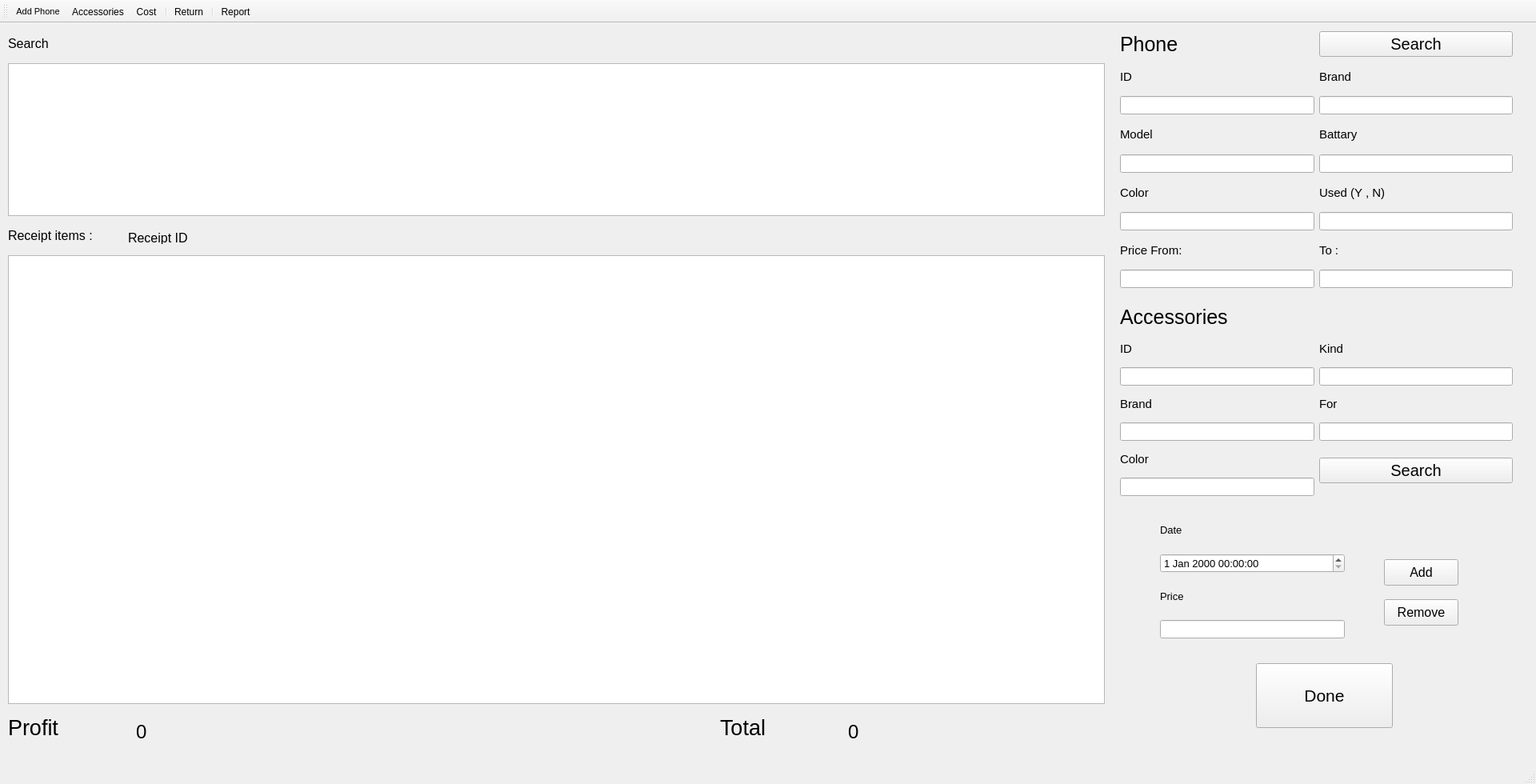
<?xml version="1.0" encoding="UTF-8"?>
<ui version="4.0">
 <class>MainWindow</class>
 <widget class="QMainWindow" name="MainWindow">
  <property name="geometry">
   <rect>
    <x>0</x>
    <y>0</y>
    <width>1920</width>
    <height>980</height>
   </rect>
  </property>
  <property name="minimumSize">
   <size>
    <width>1920</width>
    <height>980</height>
   </size>
  </property>
  <property name="windowTitle">
   <string>El Ma7al</string>
  </property>
  <widget class="QWidget" name="centralwidget">
   <widget class="QListWidget" name="listWidget">
    <property name="geometry">
     <rect>
      <x>10</x>
      <y>50</y>
      <width>1371</width>
      <height>191</height>
     </rect>
    </property>
   </widget>
   <widget class="QListWidget" name="listWidget_2">
    <property name="geometry">
     <rect>
      <x>10</x>
      <y>290</y>
      <width>1371</width>
      <height>561</height>
     </rect>
    </property>
   </widget>
   <widget class="QLabel" name="label">
    <property name="geometry">
     <rect>
      <x>900</x>
      <y>850</y>
      <width>141</width>
      <height>61</height>
     </rect>
    </property>
    <property name="font">
     <font>
      <pointsize>20</pointsize>
     </font>
    </property>
    <property name="text">
     <string>Total</string>
    </property>
    <property name="scaledContents">
     <bool>false</bool>
    </property>
   </widget>
   <widget class="QLabel" name="label_Rec_Total">
    <property name="geometry">
     <rect>
      <x>1060</x>
      <y>860</y>
      <width>301</width>
      <height>51</height>
     </rect>
    </property>
    <property name="font">
     <font>
      <pointsize>18</pointsize>
     </font>
    </property>
    <property name="text">
     <string>0</string>
    </property>
   </widget>
   <widget class="QPushButton" name="pushButton_4">
    <property name="geometry">
     <rect>
      <x>1570</x>
      <y>800</y>
      <width>171</width>
      <height>81</height>
     </rect>
    </property>
    <property name="font">
     <font>
      <pointsize>16</pointsize>
     </font>
    </property>
    <property name="text">
     <string>Done</string>
    </property>
   </widget>
   <widget class="QLabel" name="label_18">
    <property name="geometry">
     <rect>
      <x>10</x>
      <y>10</y>
      <width>71</width>
      <height>31</height>
     </rect>
    </property>
    <property name="font">
     <font>
      <pointsize>12</pointsize>
     </font>
    </property>
    <property name="text">
     <string>Search</string>
    </property>
   </widget>
   <widget class="QLabel" name="label_19">
    <property name="geometry">
     <rect>
      <x>10</x>
      <y>250</y>
      <width>171</width>
      <height>31</height>
     </rect>
    </property>
    <property name="font">
     <font>
      <pointsize>12</pointsize>
     </font>
    </property>
    <property name="text">
     <string>Receipt items : </string>
    </property>
   </widget>
   <widget class="QLabel" name="label_Rec_Id">
    <property name="geometry">
     <rect>
      <x>160</x>
      <y>260</y>
      <width>101</width>
      <height>16</height>
     </rect>
    </property>
    <property name="font">
     <font>
      <pointsize>12</pointsize>
     </font>
    </property>
    <property name="text">
     <string>Receipt ID</string>
    </property>
   </widget>
   <widget class="QWidget" name="layoutWidget">
    <property name="geometry">
     <rect>
      <x>1400</x>
      <y>10</y>
      <width>491</width>
      <height>321</height>
     </rect>
    </property>
    <layout class="QGridLayout" name="gridLayout">
     <item row="6" column="0">
      <widget class="QLineEdit" name="lineEdit_Color">
       <property name="font">
        <font>
         <pointsize>10</pointsize>
        </font>
       </property>
      </widget>
     </item>
     <item row="4" column="0">
      <widget class="QLineEdit" name="lineEdit_Model">
       <property name="font">
        <font>
         <pointsize>10</pointsize>
        </font>
       </property>
      </widget>
     </item>
     <item row="3" column="0">
      <widget class="QLabel" name="label_6">
       <property name="font">
        <font>
         <pointsize>11</pointsize>
        </font>
       </property>
       <property name="text">
        <string>Model</string>
       </property>
      </widget>
     </item>
     <item row="3" column="1">
      <widget class="QLabel" name="label_5">
       <property name="font">
        <font>
         <pointsize>11</pointsize>
        </font>
       </property>
       <property name="text">
        <string>Battary</string>
       </property>
      </widget>
     </item>
     <item row="5" column="1">
      <widget class="QLabel" name="label_7">
       <property name="font">
        <font>
         <pointsize>11</pointsize>
        </font>
       </property>
       <property name="text">
        <string>Used (Y , N)</string>
       </property>
      </widget>
     </item>
     <item row="7" column="1">
      <widget class="QLabel" name="label_21">
       <property name="font">
        <font>
         <pointsize>11</pointsize>
        </font>
       </property>
       <property name="text">
        <string>To :</string>
       </property>
      </widget>
     </item>
     <item row="4" column="1">
      <widget class="QLineEdit" name="lineEdit_Battary">
       <property name="font">
        <font>
         <pointsize>10</pointsize>
        </font>
       </property>
      </widget>
     </item>
     <item row="7" column="0">
      <widget class="QLabel" name="label_20">
       <property name="font">
        <font>
         <pointsize>11</pointsize>
        </font>
       </property>
       <property name="text">
        <string>Price From:</string>
       </property>
      </widget>
     </item>
     <item row="8" column="1">
      <widget class="QLineEdit" name="lineEdit_Price_To">
       <property name="font">
        <font>
         <pointsize>10</pointsize>
        </font>
       </property>
      </widget>
     </item>
     <item row="8" column="0">
      <widget class="QLineEdit" name="lineEdit_Price_From">
       <property name="font">
        <font>
         <pointsize>10</pointsize>
        </font>
       </property>
      </widget>
     </item>
     <item row="1" column="1">
      <widget class="QLabel" name="label_4">
       <property name="font">
        <font>
         <pointsize>11</pointsize>
        </font>
       </property>
       <property name="text">
        <string>Brand</string>
       </property>
      </widget>
     </item>
     <item row="6" column="1">
      <widget class="QLineEdit" name="lineEdit_Used">
       <property name="font">
        <font>
         <pointsize>10</pointsize>
        </font>
       </property>
      </widget>
     </item>
     <item row="0" column="0">
      <widget class="QLabel" name="label_9">
       <property name="font">
        <font>
         <pointsize>19</pointsize>
         <weight>50</weight>
         <bold>false</bold>
        </font>
       </property>
       <property name="text">
        <string>Phone</string>
       </property>
      </widget>
     </item>
     <item row="1" column="0">
      <widget class="QLabel" name="label_3">
       <property name="font">
        <font>
         <pointsize>11</pointsize>
        </font>
       </property>
       <property name="text">
        <string>ID</string>
       </property>
      </widget>
     </item>
     <item row="2" column="0">
      <widget class="QLineEdit" name="lineEdit_Id">
       <property name="font">
        <font>
         <pointsize>10</pointsize>
        </font>
       </property>
      </widget>
     </item>
     <item row="2" column="1">
      <widget class="QLineEdit" name="lineEdit_Brand">
       <property name="font">
        <font>
         <pointsize>10</pointsize>
        </font>
       </property>
      </widget>
     </item>
     <item row="5" column="0">
      <widget class="QLabel" name="label_8">
       <property name="font">
        <font>
         <pointsize>11</pointsize>
        </font>
       </property>
       <property name="text">
        <string>Color</string>
       </property>
      </widget>
     </item>
     <item row="0" column="1">
      <widget class="QPushButton" name="pushButton">
       <property name="font">
        <font>
         <pointsize>15</pointsize>
        </font>
       </property>
       <property name="text">
        <string>Search</string>
       </property>
       <property name="autoDefault">
        <bool>false</bool>
       </property>
       <property name="flat">
        <bool>false</bool>
       </property>
      </widget>
     </item>
    </layout>
   </widget>
   <widget class="QWidget" name="layoutWidget">
    <property name="geometry">
     <rect>
      <x>1400</x>
      <y>350</y>
      <width>491</width>
      <height>241</height>
     </rect>
    </property>
    <layout class="QGridLayout" name="gridLayout_2">
     <item row="0" column="0">
      <widget class="QLabel" name="label_14">
       <property name="font">
        <font>
         <pointsize>19</pointsize>
        </font>
       </property>
       <property name="text">
        <string>Accessories</string>
       </property>
      </widget>
     </item>
     <item row="1" column="0">
      <widget class="QLabel" name="label_15">
       <property name="font">
        <font>
         <pointsize>11</pointsize>
        </font>
       </property>
       <property name="text">
        <string>ID</string>
       </property>
      </widget>
     </item>
     <item row="1" column="1">
      <widget class="QLabel" name="label_10">
       <property name="font">
        <font>
         <pointsize>11</pointsize>
        </font>
       </property>
       <property name="text">
        <string>Kind</string>
       </property>
      </widget>
     </item>
     <item row="2" column="0">
      <widget class="QLineEdit" name="lineEdit_Id2">
       <property name="font">
        <font>
         <pointsize>10</pointsize>
        </font>
       </property>
      </widget>
     </item>
     <item row="2" column="1">
      <widget class="QLineEdit" name="lineEdit_Kind2">
       <property name="font">
        <font>
         <pointsize>10</pointsize>
        </font>
       </property>
      </widget>
     </item>
     <item row="3" column="0">
      <widget class="QLabel" name="label_12">
       <property name="font">
        <font>
         <pointsize>11</pointsize>
        </font>
       </property>
       <property name="text">
        <string>Brand</string>
       </property>
      </widget>
     </item>
     <item row="3" column="1">
      <widget class="QLabel" name="label_11">
       <property name="font">
        <font>
         <pointsize>11</pointsize>
        </font>
       </property>
       <property name="text">
        <string>For</string>
       </property>
      </widget>
     </item>
     <item row="4" column="0">
      <widget class="QLineEdit" name="lineEdit_Brand2">
       <property name="font">
        <font>
         <pointsize>10</pointsize>
        </font>
       </property>
      </widget>
     </item>
     <item row="4" column="1">
      <widget class="QLineEdit" name="lineEdit_For2">
       <property name="font">
        <font>
         <pointsize>10</pointsize>
        </font>
       </property>
      </widget>
     </item>
     <item row="5" column="0">
      <widget class="QLabel" name="label_13">
       <property name="font">
        <font>
         <pointsize>11</pointsize>
        </font>
       </property>
       <property name="text">
        <string>Color</string>
       </property>
      </widget>
     </item>
     <item row="6" column="0">
      <widget class="QLineEdit" name="lineEdit_Color2">
       <property name="font">
        <font>
         <pointsize>10</pointsize>
        </font>
       </property>
      </widget>
     </item>
     <item row="5" column="1" rowspan="2">
      <widget class="QPushButton" name="pushButton_2">
       <property name="font">
        <font>
         <pointsize>15</pointsize>
        </font>
       </property>
       <property name="text">
        <string>Search</string>
       </property>
      </widget>
     </item>
    </layout>
   </widget>
   <widget class="QWidget" name="layoutWidget">
    <property name="geometry">
     <rect>
      <x>1450</x>
      <y>610</y>
      <width>231</width>
      <height>159</height>
     </rect>
    </property>
    <layout class="QGridLayout" name="gridLayout_3">
     <item row="4" column="0">
      <widget class="QLabel" name="label_17">
       <property name="font">
        <font>
         <pointsize>10</pointsize>
        </font>
       </property>
       <property name="text">
        <string>Price</string>
       </property>
      </widget>
     </item>
     <item row="2" column="0">
      <widget class="QDateTimeEdit" name="dateTimeEdit">
       <property name="font">
        <font>
         <pointsize>10</pointsize>
        </font>
       </property>
      </widget>
     </item>
     <item row="5" column="0">
      <widget class="QLineEdit" name="lineEdit_Sell_Price">
       <property name="font">
        <font>
         <pointsize>10</pointsize>
        </font>
       </property>
      </widget>
     </item>
     <item row="1" column="0">
      <widget class="QLabel" name="label_16">
       <property name="font">
        <font>
         <pointsize>10</pointsize>
        </font>
       </property>
       <property name="text">
        <string>Date</string>
       </property>
      </widget>
     </item>
    </layout>
   </widget>
   <widget class="QPushButton" name="pushButton_5">
    <property name="geometry">
     <rect>
      <x>1730</x>
      <y>720</y>
      <width>93</width>
      <height>33</height>
     </rect>
    </property>
    <property name="font">
     <font>
      <pointsize>12</pointsize>
     </font>
    </property>
    <property name="text">
     <string>Remove</string>
    </property>
   </widget>
   <widget class="QPushButton" name="pushButton_3">
    <property name="geometry">
     <rect>
      <x>1730</x>
      <y>670</y>
      <width>93</width>
      <height>33</height>
     </rect>
    </property>
    <property name="font">
     <font>
      <pointsize>12</pointsize>
     </font>
    </property>
    <property name="text">
     <string>Add</string>
    </property>
   </widget>
   <widget class="QLabel" name="label_2">
    <property name="geometry">
     <rect>
      <x>10</x>
      <y>850</y>
      <width>141</width>
      <height>61</height>
     </rect>
    </property>
    <property name="font">
     <font>
      <pointsize>20</pointsize>
     </font>
    </property>
    <property name="text">
     <string>Profit</string>
    </property>
    <property name="scaledContents">
     <bool>false</bool>
    </property>
   </widget>
   <widget class="QLabel" name="label_Rec_Total_2">
    <property name="geometry">
     <rect>
      <x>170</x>
      <y>860</y>
      <width>301</width>
      <height>51</height>
     </rect>
    </property>
    <property name="font">
     <font>
      <pointsize>18</pointsize>
     </font>
    </property>
    <property name="text">
     <string>0</string>
    </property>
   </widget>
  </widget>
  <widget class="QStatusBar" name="statusbar"/>
  <widget class="QToolBar" name="toolBar">
   <property name="windowTitle">
    <string>toolBar</string>
   </property>
   <attribute name="toolBarArea">
    <enum>TopToolBarArea</enum>
   </attribute>
   <attribute name="toolBarBreak">
    <bool>false</bool>
   </attribute>
   <addaction name="actionAdd_Phone"/>
   <addaction name="actionAccessories"/>
   <addaction name="actionCost"/>
   <addaction name="separator"/>
   <addaction name="actionReturn"/>
   <addaction name="separator"/>
   <addaction name="actionReport"/>
  </widget>
  <action name="actionAdd_Phone">
   <property name="icon">
    <iconset>
     <normaloff>Icons/cell-phone.png</normaloff>Icons/cell-phone.png</iconset>
   </property>
   <property name="text">
    <string>Add Phone</string>
   </property>
   <property name="toolTip">
    <string>Add or edit or remove phones in your database</string>
   </property>
   <property name="font">
    <font>
     <pointsize>8</pointsize>
    </font>
   </property>
  </action>
  <action name="actionAccessories">
   <property name="icon">
    <iconset>
     <normaloff>Icons/earbuds.png</normaloff>Icons/earbuds.png</iconset>
   </property>
   <property name="text">
    <string>Accessories</string>
   </property>
   <property name="toolTip">
    <string>Add oe edit or remove accessories</string>
   </property>
  </action>
  <action name="actionCost">
   <property name="icon">
    <iconset>
     <normaloff>Icons/checklist.png</normaloff>Icons/checklist.png</iconset>
   </property>
   <property name="text">
    <string>Cost</string>
   </property>
   <property name="toolTip">
    <string>Add the shop cost</string>
   </property>
  </action>
  <action name="actionReturn">
   <property name="icon">
    <iconset>
     <normaloff>Icons/product-return.png</normaloff>Icons/product-return.png</iconset>
   </property>
   <property name="text">
    <string>Return</string>
   </property>
   <property name="toolTip">
    <string>Sorry for your return</string>
   </property>
  </action>
  <action name="actionReport">
   <property name="icon">
    <iconset>
     <normaloff>Icons/calculation.png</normaloff>Icons/calculation.png</iconset>
   </property>
   <property name="text">
    <string>Report</string>
   </property>
   <property name="toolTip">
    <string>make report for all what happen in a while</string>
   </property>
  </action>
 </widget>
 <tabstops>
  <tabstop>lineEdit_Id</tabstop>
  <tabstop>lineEdit_Brand</tabstop>
  <tabstop>lineEdit_Model</tabstop>
  <tabstop>lineEdit_Battary</tabstop>
  <tabstop>lineEdit_Color</tabstop>
  <tabstop>lineEdit_Used</tabstop>
  <tabstop>lineEdit_Price_From</tabstop>
  <tabstop>lineEdit_Price_To</tabstop>
  <tabstop>pushButton</tabstop>
  <tabstop>lineEdit_Id2</tabstop>
  <tabstop>lineEdit_Kind2</tabstop>
  <tabstop>lineEdit_Brand2</tabstop>
  <tabstop>lineEdit_For2</tabstop>
  <tabstop>lineEdit_Color2</tabstop>
  <tabstop>pushButton_2</tabstop>
  <tabstop>dateTimeEdit</tabstop>
  <tabstop>lineEdit_Sell_Price</tabstop>
  <tabstop>pushButton_4</tabstop>
  <tabstop>listWidget</tabstop>
  <tabstop>listWidget_2</tabstop>
 </tabstops>
 <resources/>
 <connections/>
</ui>
